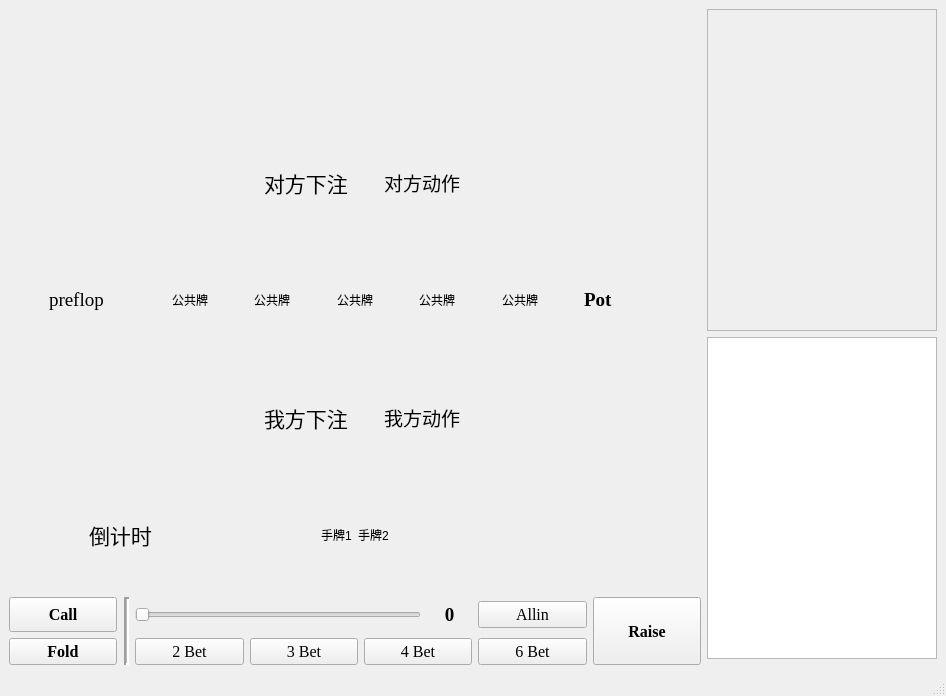
<?xml version="1.0" encoding="UTF-8"?>
<ui version="4.0">
 <class>MainWindow</class>
 <widget class="QMainWindow" name="MainWindow">
  <property name="geometry">
   <rect>
    <x>0</x>
    <y>0</y>
    <width>946</width>
    <height>696</height>
   </rect>
  </property>
  <property name="windowTitle">
   <string>德州扑克对战平台</string>
  </property>
  <widget class="QWidget" name="centralwidget">
   <layout class="QGridLayout" name="gridLayout_2" rowstretch="0,0,0" columnstretch="3,1">
    <item row="1" column="0" rowspan="2">
     <layout class="QGridLayout" name="gridLayout">
      <item row="0" column="1">
       <layout class="QGridLayout" name="gridLayout_5">
        <item row="0" column="0">
         <layout class="QHBoxLayout" name="horizontalLayout_4">
          <item>
           <spacer name="horizontalSpacer_7">
            <property name="orientation">
             <enum>Qt::Horizontal</enum>
            </property>
            <property name="sizeType">
             <enum>QSizePolicy::Fixed</enum>
            </property>
            <property name="sizeHint" stdset="0">
             <size>
              <width>80</width>
              <height>20</height>
             </size>
            </property>
           </spacer>
          </item>
          <item>
           <widget class="QLabel" name="oppo_timer_label">
            <property name="font">
             <font>
              <family>Times New Roman</family>
              <pointsize>16</pointsize>
             </font>
            </property>
            <property name="text">
             <string/>
            </property>
           </widget>
          </item>
          <item>
           <spacer name="horizontalSpacer_15">
            <property name="orientation">
             <enum>Qt::Horizontal</enum>
            </property>
            <property name="sizeHint" stdset="0">
             <size>
              <width>40</width>
              <height>20</height>
             </size>
            </property>
           </spacer>
          </item>
          <item>
           <widget class="QLabel" name="oppo_hands_1">
            <property name="text">
             <string/>
            </property>
            <property name="pixmap">
             <pixmap resource="poker.qrc">:/card/pokers/back.png</pixmap>
            </property>
           </widget>
          </item>
         </layout>
        </item>
        <item row="0" column="1">
         <layout class="QHBoxLayout" name="horizontalLayout_5">
          <item>
           <widget class="QLabel" name="oppo_hands_2">
            <property name="text">
             <string/>
            </property>
            <property name="pixmap">
             <pixmap resource="poker.qrc">:/card/pokers/back.png</pixmap>
            </property>
           </widget>
          </item>
          <item>
           <spacer name="horizontalSpacer_8">
            <property name="orientation">
             <enum>Qt::Horizontal</enum>
            </property>
            <property name="sizeType">
             <enum>QSizePolicy::Expanding</enum>
            </property>
            <property name="sizeHint" stdset="0">
             <size>
              <width>40</width>
              <height>20</height>
             </size>
            </property>
           </spacer>
          </item>
         </layout>
        </item>
       </layout>
      </item>
      <item row="2" column="1">
       <layout class="QGridLayout" name="gridLayout_8">
        <item row="0" column="2">
         <spacer name="horizontalSpacer_13">
          <property name="orientation">
           <enum>Qt::Horizontal</enum>
          </property>
          <property name="sizeType">
           <enum>QSizePolicy::Fixed</enum>
          </property>
          <property name="sizeHint" stdset="0">
           <size>
            <width>40</width>
            <height>20</height>
           </size>
          </property>
         </spacer>
        </item>
        <item row="0" column="0">
         <spacer name="horizontalSpacer_5">
          <property name="orientation">
           <enum>Qt::Horizontal</enum>
          </property>
          <property name="sizeType">
           <enum>QSizePolicy::Preferred</enum>
          </property>
          <property name="sizeHint" stdset="0">
           <size>
            <width>40</width>
            <height>20</height>
           </size>
          </property>
         </spacer>
        </item>
        <item row="0" column="6">
         <widget class="QLabel" name="public_cards_4">
          <property name="text">
           <string>公共牌</string>
          </property>
         </widget>
        </item>
        <item row="0" column="5">
         <widget class="QLabel" name="public_cards_3">
          <property name="text">
           <string>公共牌</string>
          </property>
         </widget>
        </item>
        <item row="0" column="8">
         <widget class="QLabel" name="pot_chip">
          <property name="font">
           <font>
            <family>Times New Roman</family>
            <pointsize>14</pointsize>
            <weight>75</weight>
            <bold>true</bold>
           </font>
          </property>
          <property name="text">
           <string>Pot</string>
          </property>
         </widget>
        </item>
        <item row="0" column="4">
         <widget class="QLabel" name="public_cards_2">
          <property name="text">
           <string>公共牌</string>
          </property>
         </widget>
        </item>
        <item row="0" column="9">
         <spacer name="horizontalSpacer_6">
          <property name="orientation">
           <enum>Qt::Horizontal</enum>
          </property>
          <property name="sizeType">
           <enum>QSizePolicy::Preferred</enum>
          </property>
          <property name="sizeHint" stdset="0">
           <size>
            <width>40</width>
            <height>20</height>
           </size>
          </property>
         </spacer>
        </item>
        <item row="0" column="7">
         <widget class="QLabel" name="public_cards_5">
          <property name="text">
           <string>公共牌</string>
          </property>
         </widget>
        </item>
        <item row="0" column="3">
         <widget class="QLabel" name="public_cards_1">
          <property name="text">
           <string>公共牌</string>
          </property>
         </widget>
        </item>
        <item row="0" column="1">
         <widget class="QLabel" name="stage_label">
          <property name="font">
           <font>
            <family>Times New Roman</family>
            <pointsize>14</pointsize>
           </font>
          </property>
          <property name="text">
           <string>preflop</string>
          </property>
         </widget>
        </item>
       </layout>
      </item>
      <item row="1" column="1">
       <layout class="QGridLayout" name="gridLayout_7">
        <item row="0" column="5">
         <spacer name="horizontalSpacer_12">
          <property name="orientation">
           <enum>Qt::Horizontal</enum>
          </property>
          <property name="sizeHint" stdset="0">
           <size>
            <width>40</width>
            <height>20</height>
           </size>
          </property>
         </spacer>
        </item>
        <item row="0" column="2">
         <widget class="QLabel" name="oppo_stage_chip">
          <property name="font">
           <font>
            <family>宋体</family>
            <pointsize>16</pointsize>
           </font>
          </property>
          <property name="text">
           <string>对方下注</string>
          </property>
         </widget>
        </item>
        <item row="0" column="4">
         <widget class="QLabel" name="oppo_last_action_label">
          <property name="font">
           <font>
            <family>宋体</family>
            <pointsize>14</pointsize>
           </font>
          </property>
          <property name="text">
           <string>对方动作</string>
          </property>
         </widget>
        </item>
        <item row="0" column="0">
         <spacer name="horizontalSpacer_11">
          <property name="orientation">
           <enum>Qt::Horizontal</enum>
          </property>
          <property name="sizeHint" stdset="0">
           <size>
            <width>40</width>
            <height>20</height>
           </size>
          </property>
         </spacer>
        </item>
        <item row="0" column="1">
         <widget class="QLabel" name="label_3">
          <property name="text">
           <string/>
          </property>
          <property name="pixmap">
           <pixmap resource="poker.qrc">:/card/pokers/chip_small.png</pixmap>
          </property>
         </widget>
        </item>
        <item row="0" column="3">
         <spacer name="horizontalSpacer_2">
          <property name="orientation">
           <enum>Qt::Horizontal</enum>
          </property>
          <property name="sizeType">
           <enum>QSizePolicy::Fixed</enum>
          </property>
          <property name="sizeHint" stdset="0">
           <size>
            <width>30</width>
            <height>20</height>
           </size>
          </property>
         </spacer>
        </item>
       </layout>
      </item>
      <item row="3" column="1">
       <layout class="QGridLayout" name="gridLayout_10">
        <item row="0" column="0">
         <spacer name="horizontalSpacer_3">
          <property name="orientation">
           <enum>Qt::Horizontal</enum>
          </property>
          <property name="sizeHint" stdset="0">
           <size>
            <width>40</width>
            <height>20</height>
           </size>
          </property>
         </spacer>
        </item>
        <item row="0" column="4">
         <widget class="QLabel" name="my_last_action_label">
          <property name="font">
           <font>
            <family>宋体</family>
            <pointsize>14</pointsize>
           </font>
          </property>
          <property name="text">
           <string>我方动作</string>
          </property>
         </widget>
        </item>
        <item row="0" column="6">
         <spacer name="horizontalSpacer_4">
          <property name="orientation">
           <enum>Qt::Horizontal</enum>
          </property>
          <property name="sizeHint" stdset="0">
           <size>
            <width>40</width>
            <height>20</height>
           </size>
          </property>
         </spacer>
        </item>
        <item row="0" column="1">
         <widget class="QLabel" name="label">
          <property name="text">
           <string/>
          </property>
          <property name="pixmap">
           <pixmap resource="poker.qrc">:/card/pokers/chip_small.png</pixmap>
          </property>
         </widget>
        </item>
        <item row="0" column="2">
         <widget class="QLabel" name="my_stage_chip">
          <property name="font">
           <font>
            <family>Times New Roman</family>
            <pointsize>16</pointsize>
           </font>
          </property>
          <property name="text">
           <string>我方下注</string>
          </property>
         </widget>
        </item>
        <item row="0" column="3">
         <spacer name="horizontalSpacer">
          <property name="orientation">
           <enum>Qt::Horizontal</enum>
          </property>
          <property name="sizeType">
           <enum>QSizePolicy::Fixed</enum>
          </property>
          <property name="sizeHint" stdset="0">
           <size>
            <width>30</width>
            <height>20</height>
           </size>
          </property>
         </spacer>
        </item>
       </layout>
      </item>
      <item row="4" column="1">
       <layout class="QGridLayout" name="gridLayout_9">
        <item row="0" column="1">
         <layout class="QHBoxLayout" name="horizontalLayout_2">
          <item>
           <spacer name="horizontalSpacer_9">
            <property name="orientation">
             <enum>Qt::Horizontal</enum>
            </property>
            <property name="sizeType">
             <enum>QSizePolicy::Fixed</enum>
            </property>
            <property name="sizeHint" stdset="0">
             <size>
              <width>80</width>
              <height>20</height>
             </size>
            </property>
           </spacer>
          </item>
          <item>
           <widget class="QLabel" name="my_timer_label">
            <property name="font">
             <font>
              <family>Times New Roman</family>
              <pointsize>16</pointsize>
             </font>
            </property>
            <property name="text">
             <string>倒计时</string>
            </property>
           </widget>
          </item>
          <item>
           <spacer name="horizontalSpacer_10">
            <property name="orientation">
             <enum>Qt::Horizontal</enum>
            </property>
            <property name="sizeType">
             <enum>QSizePolicy::Expanding</enum>
            </property>
            <property name="sizeHint" stdset="0">
             <size>
              <width>40</width>
              <height>20</height>
             </size>
            </property>
           </spacer>
          </item>
          <item>
           <widget class="QLabel" name="my_hands_1">
            <property name="text">
             <string>手牌1</string>
            </property>
           </widget>
          </item>
         </layout>
        </item>
        <item row="0" column="8">
         <layout class="QHBoxLayout" name="horizontalLayout_3">
          <item>
           <widget class="QLabel" name="my_hands_2">
            <property name="text">
             <string>手牌2</string>
            </property>
           </widget>
          </item>
          <item>
           <spacer name="horizontalSpacer_14">
            <property name="orientation">
             <enum>Qt::Horizontal</enum>
            </property>
            <property name="sizeHint" stdset="0">
             <size>
              <width>40</width>
              <height>20</height>
             </size>
            </property>
           </spacer>
          </item>
         </layout>
        </item>
       </layout>
      </item>
      <item row="5" column="1">
       <layout class="QGridLayout" name="gridLayout_6">
        <item row="0" column="4">
         <layout class="QGridLayout" name="gridLayout_11">
          <item row="1" column="6">
           <widget class="QPushButton" name="fourth_bet_btn">
            <property name="font">
             <font>
              <family>Times New Roman</family>
              <pointsize>12</pointsize>
             </font>
            </property>
            <property name="text">
             <string>4 Bet</string>
            </property>
           </widget>
          </item>
          <item row="0" column="4" colspan="3">
           <layout class="QHBoxLayout" name="horizontalLayout">
            <item>
             <widget class="QSlider" name="raise_chip_slider">
              <property name="minimumSize">
               <size>
                <width>0</width>
                <height>35</height>
               </size>
              </property>
              <property name="minimum">
               <number>100</number>
              </property>
              <property name="maximum">
               <number>20000</number>
              </property>
              <property name="pageStep">
               <number>100</number>
              </property>
              <property name="orientation">
               <enum>Qt::Horizontal</enum>
              </property>
             </widget>
            </item>
            <item>
             <widget class="QLabel" name="raise_chip_label">
              <property name="minimumSize">
               <size>
                <width>45</width>
                <height>0</height>
               </size>
              </property>
              <property name="font">
               <font>
                <family>Times New Roman</family>
                <pointsize>14</pointsize>
                <weight>75</weight>
                <bold>true</bold>
               </font>
              </property>
              <property name="text">
               <string>0</string>
              </property>
              <property name="alignment">
               <set>Qt::AlignCenter</set>
              </property>
             </widget>
            </item>
           </layout>
          </item>
          <item row="1" column="2">
           <widget class="QPushButton" name="fold_btn">
            <property name="sizePolicy">
             <sizepolicy hsizetype="Minimum" vsizetype="Preferred">
              <horstretch>0</horstretch>
              <verstretch>0</verstretch>
             </sizepolicy>
            </property>
            <property name="font">
             <font>
              <family>Times New Roman</family>
              <pointsize>12</pointsize>
              <weight>75</weight>
              <bold>true</bold>
             </font>
            </property>
            <property name="text">
             <string>Fold</string>
            </property>
           </widget>
          </item>
          <item row="1" column="7">
           <widget class="QPushButton" name="sixth_bet_btn">
            <property name="font">
             <font>
              <family>Times New Roman</family>
              <pointsize>12</pointsize>
             </font>
            </property>
            <property name="text">
             <string>6 Bet</string>
            </property>
           </widget>
          </item>
          <item row="0" column="7">
           <widget class="QPushButton" name="allin_btn">
            <property name="font">
             <font>
              <family>Times New Roman</family>
              <pointsize>12</pointsize>
             </font>
            </property>
            <property name="text">
             <string>Allin</string>
            </property>
           </widget>
          </item>
          <item row="0" column="2">
           <widget class="QPushButton" name="call_btn">
            <property name="sizePolicy">
             <sizepolicy hsizetype="Minimum" vsizetype="Preferred">
              <horstretch>0</horstretch>
              <verstretch>0</verstretch>
             </sizepolicy>
            </property>
            <property name="font">
             <font>
              <family>Times New Roman</family>
              <pointsize>12</pointsize>
              <weight>75</weight>
              <bold>true</bold>
             </font>
            </property>
            <property name="text">
             <string>Call</string>
            </property>
           </widget>
          </item>
          <item row="1" column="4">
           <widget class="QPushButton" name="twice_bet_btn">
            <property name="font">
             <font>
              <family>Times New Roman</family>
              <pointsize>12</pointsize>
              <weight>50</weight>
              <bold>false</bold>
             </font>
            </property>
            <property name="text">
             <string>2 Bet</string>
            </property>
           </widget>
          </item>
          <item row="0" column="10" rowspan="2">
           <widget class="QPushButton" name="raise_btn">
            <property name="sizePolicy">
             <sizepolicy hsizetype="Minimum" vsizetype="Preferred">
              <horstretch>0</horstretch>
              <verstretch>0</verstretch>
             </sizepolicy>
            </property>
            <property name="font">
             <font>
              <family>Times New Roman</family>
              <pointsize>12</pointsize>
              <weight>75</weight>
              <bold>true</bold>
             </font>
            </property>
            <property name="text">
             <string>Raise</string>
            </property>
           </widget>
          </item>
          <item row="1" column="5">
           <widget class="QPushButton" name="third_bet_btn">
            <property name="font">
             <font>
              <family>Times New Roman</family>
              <pointsize>12</pointsize>
             </font>
            </property>
            <property name="text">
             <string>3 Bet</string>
            </property>
           </widget>
          </item>
          <item row="0" column="3" rowspan="2">
           <widget class="Line" name="line">
            <property name="sizePolicy">
             <sizepolicy hsizetype="Fixed" vsizetype="Minimum">
              <horstretch>0</horstretch>
              <verstretch>0</verstretch>
             </sizepolicy>
            </property>
            <property name="minimumSize">
             <size>
              <width>6</width>
              <height>0</height>
             </size>
            </property>
            <property name="lineWidth">
             <number>2</number>
            </property>
            <property name="midLineWidth">
             <number>1</number>
            </property>
            <property name="orientation">
             <enum>Qt::Vertical</enum>
            </property>
           </widget>
          </item>
         </layout>
        </item>
       </layout>
      </item>
     </layout>
    </item>
    <item row="1" column="1">
     <layout class="QGridLayout" name="gridLayout_12" rowstretch="0,0">
      <item row="1" column="0">
       <widget class="QTreeView" name="game_history">
        <property name="sizePolicy">
         <sizepolicy hsizetype="Expanding" vsizetype="Expanding">
          <horstretch>0</horstretch>
          <verstretch>0</verstretch>
         </sizepolicy>
        </property>
        <property name="font">
         <font>
          <pointsize>10</pointsize>
         </font>
        </property>
        <attribute name="headerDefaultSectionSize">
         <number>30</number>
        </attribute>
       </widget>
      </item>
      <item row="0" column="0">
       <widget class="QScrollArea" name="scrollArea">
        <property name="font">
         <font>
          <family>微软雅黑</family>
          <pointsize>10</pointsize>
         </font>
        </property>
        <property name="widgetResizable">
         <bool>true</bool>
        </property>
        <property name="alignment">
         <set>Qt::AlignLeading|Qt::AlignLeft|Qt::AlignTop</set>
        </property>
        <widget class="QWidget" name="scrollAreaWidgetContents">
         <property name="geometry">
          <rect>
           <x>0</x>
           <y>0</y>
           <width>226</width>
           <height>312</height>
          </rect>
         </property>
         <layout class="QVBoxLayout" name="verticalLayout">
          <property name="spacing">
           <number>0</number>
          </property>
          <property name="leftMargin">
           <number>0</number>
          </property>
          <property name="topMargin">
           <number>0</number>
          </property>
          <property name="rightMargin">
           <number>0</number>
          </property>
         </layout>
        </widget>
       </widget>
      </item>
     </layout>
    </item>
   </layout>
  </widget>
  <widget class="QMenuBar" name="menubar">
   <property name="geometry">
    <rect>
     <x>0</x>
     <y>0</y>
     <width>946</width>
     <height>22</height>
    </rect>
   </property>
  </widget>
  <widget class="QStatusBar" name="statusbar"/>
 </widget>
 <tabstops>
  <tabstop>call_btn</tabstop>
  <tabstop>fold_btn</tabstop>
  <tabstop>raise_chip_slider</tabstop>
  <tabstop>twice_bet_btn</tabstop>
  <tabstop>third_bet_btn</tabstop>
  <tabstop>fourth_bet_btn</tabstop>
  <tabstop>sixth_bet_btn</tabstop>
  <tabstop>allin_btn</tabstop>
  <tabstop>raise_btn</tabstop>
 </tabstops>
 <resources>
  <include location="poker.qrc"/>
  <include location="poker.qrc"/>
  <include location="C:/Users/gql13/.designer/backup/poker.qrc"/>
 </resources>
 <connections/>
</ui>
